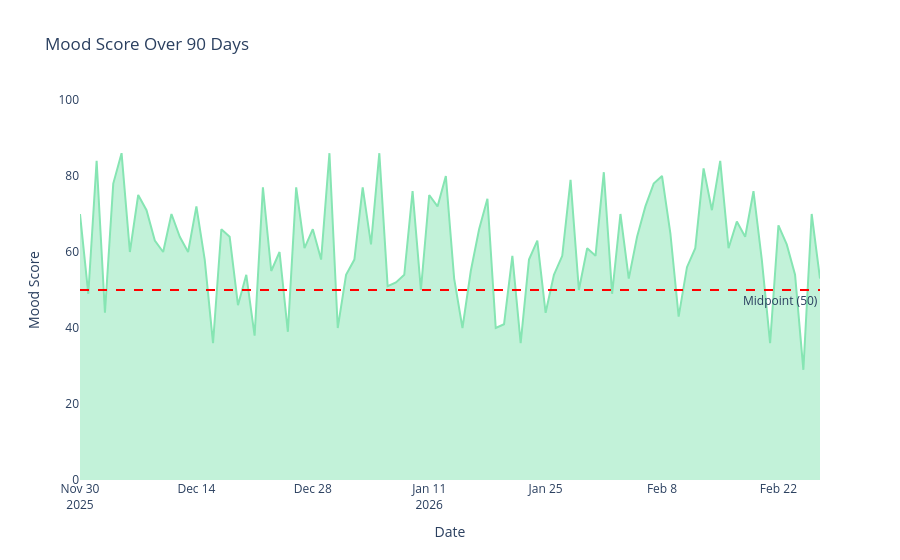

Source (notebook cell):
### Markdown cell above
### 6.1 Mood score over time

### Code cell
# area chart
fig1 = px.area(
    df,
    x='date',
    y='mood_score',
    title='Mood Score Over 90 Days',
    labels={'mood_score': 'Mood Score', 'date': 'Date'},
    color_discrete_sequence=["#86e5b3"]
)

fig1.add_hline(
    y=50,
    line_dash='dash',
    line_color='red',
    annotation_text='Midpoint (50)',
    annotation_position='bottom right'
)

fig1.update_layout(plot_bgcolor='white', yaxis_range=[0, 100])
fig1.show()
